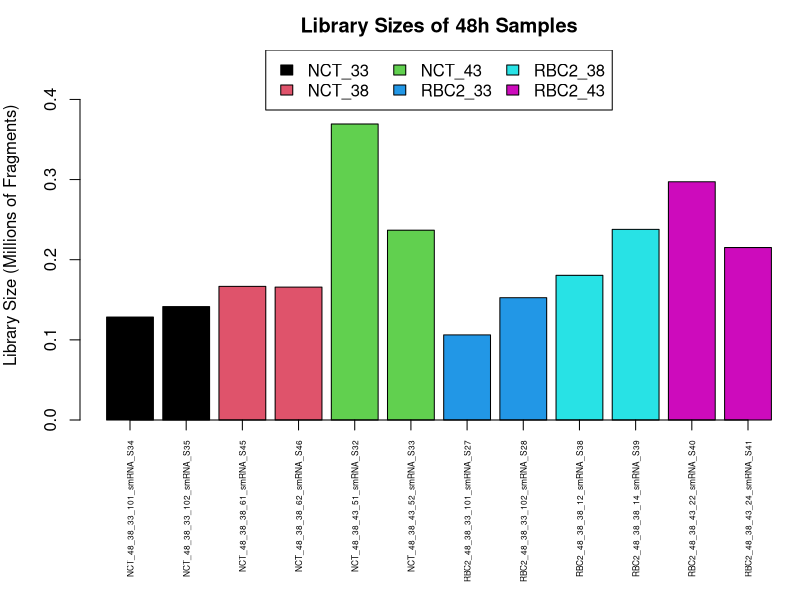
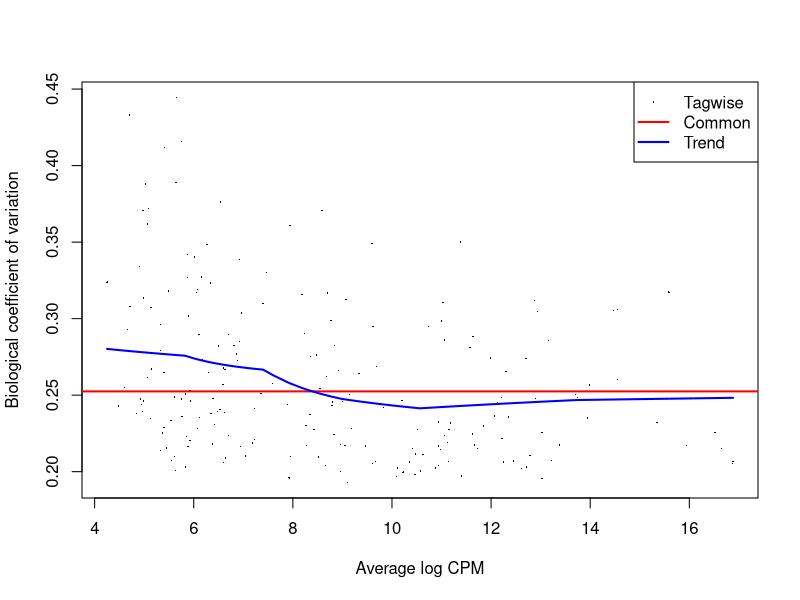
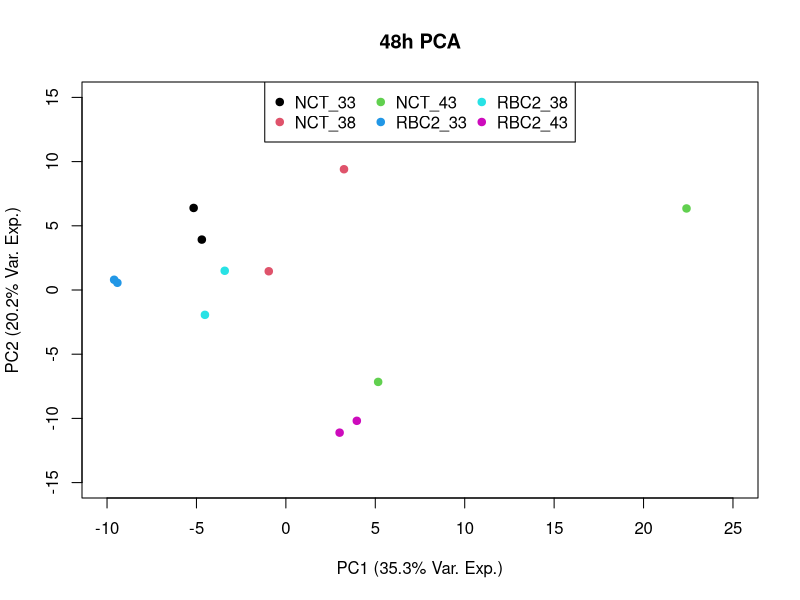
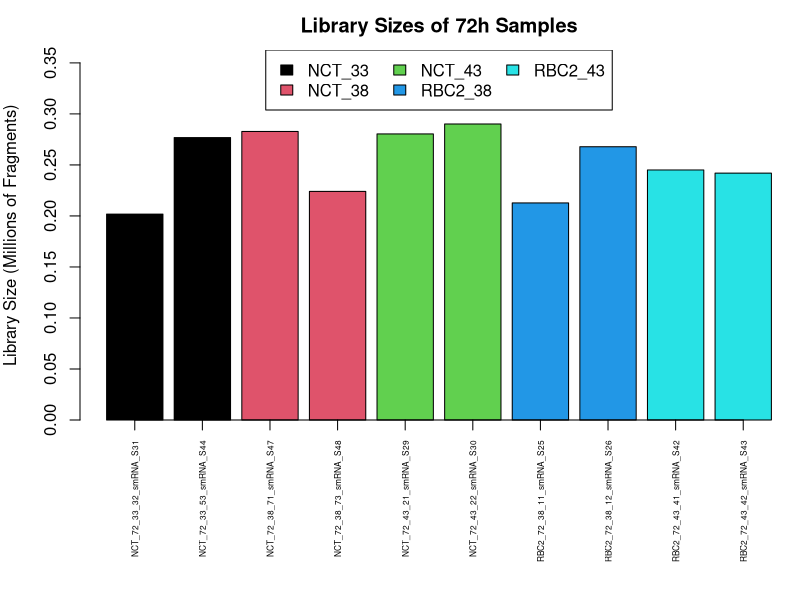
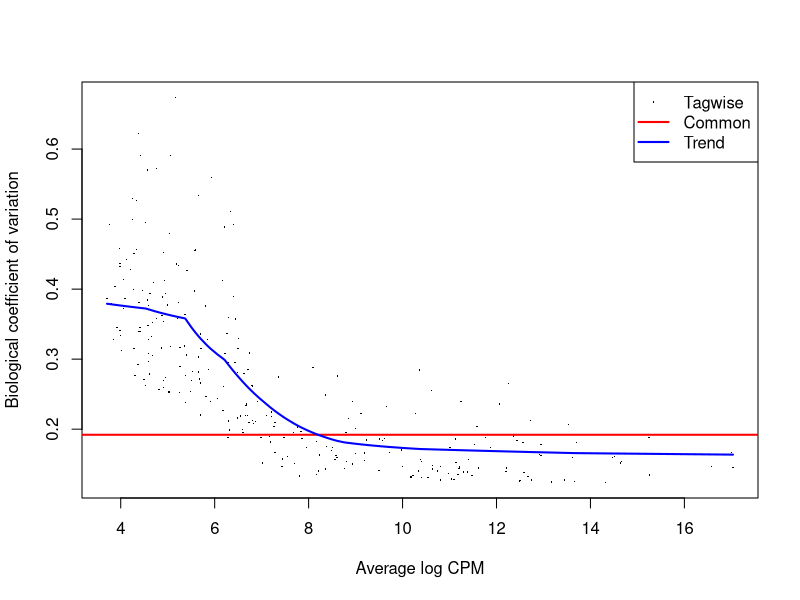
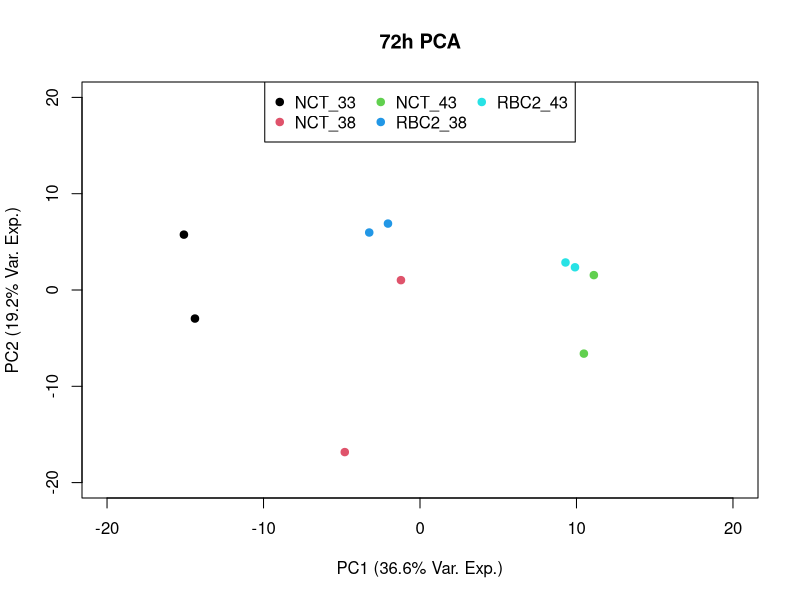

Source code (R) for these figures, in order: (Note: this script raises an error after producing the figures.)
# Perform a differential gene expression analysis of miRNAs with edgeR.

setwd("~/Dropbox/GitHub/RIS/ReedKM_Turkey_miRNA")

library("edgeR")
library("pheatmap")

# Read in the counts matrix
counts <- read.table("Results/miRNA_Expression/vs_NewGenome/miRNA_Expression.bt.NewGenome.txt", header=TRUE, sep="\t")
# Read in the experimental metadata
exp_meta <- read.csv("Resources/Experiment_Metadata.csv", header=TRUE)

# Save the miR names
mir_names <- as.character(counts$Geneid)

# Remove the two samples that are not meant for miRNA analysis
excl_samp <- c("NCT_48_38_38_R_smRNA_S37", "NCT_72_38_R_smRNA_S36")
counts <- counts[,!colnames(counts) %in% excl_samp]
# Remove the first six columns from the subread.txt file
counts <- counts[,-c(1:6)]
# Remove the two samples from the metadata csv too
exp_meta <- exp_meta[!exp_meta$Sample %in% excl_samp,]

# Separate the data into 48 and 72 - these are separate experiments
counts_48 <- counts[,grepl("_48_", colnames(counts))]
counts_72 <- counts[,grepl("_72_", colnames(counts))]
exp_meta_48 <- exp_meta[grepl("_48_", exp_meta$Sample),]
exp_meta_72 <- exp_meta[grepl("_72_", exp_meta$Sample),]

# Make the group assignments based on genotype and incubation temp
exp_meta_48$Group <- as.factor(paste(exp_meta_48$Genotype, exp_meta_48$Incubation.Temp, sep="_"))
exp_meta_72$Group <- as.factor(paste(exp_meta_72$Genotype, exp_meta_72$Incubation.Temp, sep="_"))

# Summarize the 48h samples
dge_dat_48 <- DGEList(
    counts=counts_48,
    genes=mir_names,
    group=exp_meta_48$Group)
# # Calculate the normalization factors
dge_dat_48 <- calcNormFactors(dge_dat_48)
# Let's make our first diagnostic plot - the total library size in fragments.
lib_sizes_M <- as.numeric(dge_dat_48$samples$lib.size) / 1000000
pdf(file="Results/miRNA_Expression/vs_NewGenome/48_Fragment_Counts.pdf", height=6, width=6)
par(mar=c(9, 4, 2.5, 0.1))
at <- barplot(
    lib_sizes_M,
    ylim=c(0, max(lib_sizes_M)*1.25),
    col=as.numeric(dge_dat_48$samples$group),
    xlab="",
    ylab="Library Size (Millions of Fragments)",
    main="Library Sizes of 48h Samples",
    axes=FALSE)
axis(side=2)
axis(side=1, at=at, labels=as.character(rownames(dge_dat_48$samples)), las=2, cex.axis=0.5)
legend("top",
    legend=unique(dge_dat_48$samples$group),
    fill=seq_along(unique(dge_dat_48$samples$group)),
    ncol=length(unique(dge_dat_48$samples$group))/2)
dev.off()
# Do the counts-based filtering. We are being permissive here.
min_cts <- 3
smallest_grp <- min(table(exp_meta_48$Group))
min_cpm <- log2((1 + min_cts) / min(dge_dat_48$samples$lib.size) * 1e6)
# Then if a gene has at least N samples with CPM greater than or equal to this
# CPM value, we keep it. N is the size of the smallest group.
cpms <- cpm(dge_dat_48, log=TRUE, prior.count=1)
keep <- apply(cpms, 1, function(x) {
    cvals <- as.numeric(x)
    pass_flt <- sum(cvals >= min_cpm)
    if(pass_flt >= smallest_grp) {
        return(TRUE)
    } else {
        return(FALSE)
    }
})
# Drop the genes that failed the filtering, and recalculate the library sizes
dge_dat_48 <- dge_dat_48[keep, ,keep.lib.sizes=FALSE]
dim(dge_dat_48)
print(min_cpm)

# Make a model matrix based on the group assignments and estimate the
# dispersions
modmat <- model.matrix(~0 + Group, data=exp_meta_48)
dge_dat_48 <- estimateDisp(dge_dat_48, design=modmat)

# Plot the biological coefficient of variation (BCV)
pdf(file="Results/miRNA_Expression/vs_NewGenome/48_BCV.pdf", height=6, width=6)
plotBCV(dge_dat_48)
dev.off()

# Plot a PCA of the samples based on the normalized CPMs for each miRNA
pdf(file="Results/miRNA_Expression/vs_NewGenome/48_PCA.pdf", height=6, width=6)
norm_cpm <- cpm(dge_dat_48, log=TRUE, prior.count=1, normalized=TRUE)
pc_dat <- prcomp(t(norm_cpm), scale=TRUE)
summary(pc_dat)
pc_1 <- pc_dat$x[,"PC1"]
pc_2 <- pc_dat$x[, "PC2"]
plot(
    pc_2 ~ pc_1,
    xlim=c(-10, 25),
    ylim=c(-15, 15),
    xlab="PC1 (35.3% Var. Exp.)",
    ylab="PC2 (20.2% Var. Exp.)",
    main="48h PCA",
    pch=19,
    col=as.numeric(dge_dat_48$samples$group))
grps <- as.character(unique(dge_dat_48$samples$group))
legend("top", grps, pch=19, col=seq_along(grps), ncol=3)
dev.off()

# Do the same for the 72h samples now
dge_dat_72 <- DGEList(
    counts=counts_72,
    genes=mir_names,
    group=exp_meta_72$Group)
# # Calculate the normalization factors
dge_dat_72 <- calcNormFactors(dge_dat_72)
# Let's make our first diagnostic plot - the total library size in fragments.
lib_sizes_M <- as.numeric(dge_dat_72$samples$lib.size) / 1000000
pdf(file="Results/miRNA_Expression/vs_NewGenome/72_Fragment_Counts.pdf", height=6, width=6)
par(mar=c(9, 4, 2.5, 0.1))
at <- barplot(
    lib_sizes_M,
    ylim=c(0, max(lib_sizes_M)*1.25),
    col=as.numeric(dge_dat_72$samples$group),
    xlab="",
    ylab="Library Size (Millions of Fragments)",
    main="Library Sizes of 72h Samples",
    axes=FALSE)
axis(side=2)
axis(side=1, at=at, labels=as.character(rownames(dge_dat_72$samples)), las=2, cex.axis=0.5)
legend("top",
    legend=unique(dge_dat_72$samples$group),
    fill=seq_along(unique(dge_dat_72$samples$group)),
    ncol=3)
dev.off()
# Do the counts-based filtering. We are being permissive here.
min_cts <- 3
smallest_grp <- min(table(exp_meta_72$Group))
min_cpm <- log2((1 + min_cts) / min(dge_dat_72$samples$lib.size) * 1e6)
# Then if a gene has at least N samples with CPM greater than or equal to this
# CPM value, we keep it. N is the size of the smallest group.
cpms <- cpm(dge_dat_72, log=TRUE, prior.count=1)
keep <- apply(cpms, 1, function(x) {
    cvals <- as.numeric(x)
    pass_flt <- sum(cvals >= min_cpm)
    if(pass_flt >= smallest_grp) {
        return(TRUE)
    } else {
        return(FALSE)
    }
})
# Drop the genes that failed the filtering, and recalculate the library sizes
dge_dat_72 <- dge_dat_72[keep, ,keep.lib.sizes=FALSE]
dim(dge_dat_72)
print(min_cpm)

# Make a model matrix based on the group assignments and estimate the
# dispersions
modmat <- model.matrix(~0 + Group, data=exp_meta_72)
dge_dat_72 <- estimateDisp(dge_dat_72, design=modmat)

# Plot the biological coefficient of variation (BCV)
pdf(file="Results/miRNA_Expression/vs_NewGenome/72_BCV.pdf", height=6, width=6)
plotBCV(dge_dat_72)
dev.off()

# Plot a PCA of the samples based on the normalized CPMs for each miRNA
pdf(file="Results/miRNA_Expression/vs_NewGenome/72_PCA.pdf", height=6, width=6)
norm_cpm <- cpm(dge_dat_72, log=TRUE, prior.count=1, normalized=TRUE)
pc_dat <- prcomp(t(norm_cpm), scale=TRUE)
summary(pc_dat)
pc_1 <- pc_dat$x[,"PC1"]
pc_2 <- pc_dat$x[, "PC2"]
plot(
    pc_2 ~ pc_1,
    xlim=c(-20, 20),
    ylim=c(-20, 20),
    xlab="PC1 (36.6% Var. Exp.)",
    ylab="PC2 (19.2% Var. Exp.)",
    main="72h PCA",
    pch=19,
    col=as.numeric(dge_dat_72$samples$group))
grps <- as.character(unique(dge_dat_72$samples$group))
legend("top", grps, pch=19, col=seq_along(grps), ncol=3)
dev.off()

# OK, now let's start the miRNA DE analysis!
# Start with the 72h samples because these look pretty uniform and nice. We
# will do the simplistic appraoch of running pairwise comparisions for now
comp_1_meta <- exp_meta_72[exp_meta_72$Group %in% c("NCT_33", "NCT_38"),]
comp_1_meta$Group <- factor(comp_1_meta$Group, levels=c("NCT_33", "NCT_38"))
comp_1_dat <- dge_dat_72[,comp_1_meta$Sample]
comp_1_modmat <- model.matrix(~Group, data=comp_1_meta)
comp_1_fit <- glmQLFit(comp_1_dat, design=comp_1_modmat)
comp_1_dge <- glmQLFTest(comp_1_fit, coef=2)
comp_1_table <- topTags(comp_1_dge, n=nrow(comp_1_dge$genes))
write.csv(comp_1_table, file="Results/miRNA_Expression/vs_NewGenome/DEmiRs/72h_NCT38-vs-NCT33.csv", row.names=F, quote=F)

comp_2_meta <- exp_meta_72[exp_meta_72$Group %in% c("NCT_38", "NCT_43"),]
comp_2_meta$Group <- factor(comp_2_meta$Group, levels=c("NCT_38", "NCT_43"))
comp_2_dat <- dge_dat_72[,comp_2_meta$Sample]
comp_2_modmat <- model.matrix(~Group, data=comp_2_meta)
comp_2_fit <- glmQLFit(comp_2_dat, design=comp_2_modmat)
comp_2_dge <- glmQLFTest(comp_2_fit, coef=2)
comp_2_table <- topTags(comp_2_dge, n=nrow(comp_2_dge$genes))
write.csv(comp_2_table, file="Results/miRNA_Expression/vs_NewGenome/DEmiRs/72h_NCT43-vs-NCT38.csv", row.names=F, quote=F)

comp_3_meta <- exp_meta_72[exp_meta_72$Group %in% c("NCT_33", "NCT_43"),]
comp_3_meta$Group <- factor(comp_3_meta$Group, levels=c("NCT_33", "NCT_43"))
comp_3_dat <- dge_dat_72[,comp_3_meta$Sample]
comp_3_modmat <- model.matrix(~Group, data=comp_3_meta)
comp_3_fit <- glmQLFit(comp_3_dat, design=comp_3_modmat)
comp_3_dge <- glmQLFTest(comp_3_fit, coef=2)
comp_3_table <- topTags(comp_3_dge, n=nrow(comp_3_dge$genes))
write.csv(comp_3_table, file="Results/miRNA_Expression/vs_NewGenome/DEmiRs/72h_NCT43-vs-NCT33.csv", row.names=F, quote=F)

# OK, let's do the cross-genotype comparisons
comp_4_meta <- exp_meta_72[exp_meta_72$Group %in% c("NCT_38", "RBC2_38"),]
comp_4_meta$Group <- factor(comp_4_meta$Group, levels=c("NCT_38", "RBC2_38"))
comp_4_dat <- dge_dat_72[,comp_4_meta$Sample]
comp_4_modmat <- model.matrix(~Group, data=comp_4_meta)
comp_4_fit <- glmQLFit(comp_4_dat, design=comp_4_modmat)
comp_4_dge <- glmQLFTest(comp_4_fit, coef=2)
comp_4_table <- topTags(comp_4_dge, n=nrow(comp_4_dge$genes))
write.csv(comp_4_table, file="Results/miRNA_Expression/vs_NewGenome/DEmiRs/72h_RBC238-vs-NCT38.csv", row.names=F, quote=F)

comp_5_meta <- exp_meta_72[exp_meta_72$Group %in% c("NCT_43", "RBC2_43"),]
comp_5_meta$Group <- factor(comp_5_meta$Group, levels=c("NCT_43", "RBC2_43"))
comp_5_dat <- dge_dat_72[,comp_5_meta$Sample]
comp_5_modmat <- model.matrix(~Group, data=comp_5_meta)
comp_5_fit <- glmQLFit(comp_5_dat, design=comp_5_modmat)
comp_5_dge <- glmQLFTest(comp_5_fit, coef=2)
comp_5_table <- topTags(comp_5_dge, n=nrow(comp_5_dge$genes))
write.csv(comp_5_table, file="Results/miRNA_Expression/vs_NewGenome/DEmiRs/72h_RBC243-vs-NCT43.csv", row.names=F, quote=F)

# And now we will do a similar set of comparisons for the 48h samples.
comp_6_meta <- exp_meta_48[exp_meta_48$Group %in% c("NCT_33", "NCT_38"),]
comp_6_meta$Group <- factor(comp_6_meta$Group, levels=c("NCT_33", "NCT_38"))
comp_6_dat <- dge_dat_48[,comp_6_meta$Sample]
comp_6_modmat <- model.matrix(~Group, data=comp_6_meta)
comp_6_fit <- glmQLFit(comp_6_dat, design=comp_6_modmat)
comp_6_dge <- glmQLFTest(comp_6_fit, coef=2)
comp_6_table <- topTags(comp_6_dge, n=nrow(comp_6_dge$genes))
write.csv(comp_6_table, file="Results/miRNA_Expression/vs_NewGenome/DEmiRs/48h_NCT38-vs-NCT33.csv", row.names=F, quote=F)

comp_7_meta <- exp_meta_48[exp_meta_48$Group %in% c("NCT_38", "NCT_43"),]
comp_7_meta$Group <- factor(comp_7_meta$Group, levels=c("NCT_38", "NCT_43"))
comp_7_dat <- dge_dat_48[,comp_7_meta$Sample]
comp_7_modmat <- model.matrix(~Group, data=comp_7_meta)
comp_7_fit <- glmQLFit(comp_7_dat, design=comp_7_modmat)
comp_7_dge <- glmQLFTest(comp_7_fit, coef=2)
comp_7_table <- topTags(comp_7_dge, n=nrow(comp_7_dge$genes))
write.csv(comp_7_table, file="Results/miRNA_Expression/vs_NewGenome/DEmiRs/48h_NCT43-vs-NCT38.csv", row.names=F, quote=F)

comp_8_meta <- exp_meta_48[exp_meta_48$Group %in% c("NCT_33", "NCT_43"),]
comp_8_meta$Group <- factor(comp_8_meta$Group, levels=c("NCT_33", "NCT_43"))
comp_8_dat <- dge_dat_48[,comp_8_meta$Sample]
comp_8_modmat <- model.matrix(~Group, data=comp_8_meta)
comp_8_fit <- glmQLFit(comp_8_dat, design=comp_8_modmat)
comp_8_dge <- glmQLFTest(comp_8_fit, coef=2)
comp_8_table <- topTags(comp_8_dge, n=nrow(comp_8_dge$genes))
write.csv(comp_8_table, file="Results/miRNA_Expression/vs_NewGenome/DEmiRs/48h_NCT43-vs-NCT33.csv", row.names=F, quote=F)

# And the cross-genotype comparisons
comp_9_meta <- exp_meta_48[exp_meta_48$Group %in% c("NCT_33", "RBC2_33"),]
comp_9_meta$Group <- factor(comp_9_meta$Group, levels=c("NCT_33", "RBC2_33"))
comp_9_dat <- dge_dat_48[,comp_9_meta$Sample]
comp_9_modmat <- model.matrix(~Group, data=comp_9_meta)
comp_9_fit <- glmQLFit(comp_9_dat, design=comp_9_modmat)
comp_9_dge <- glmQLFTest(comp_9_fit, coef=2)
comp_9_table <- topTags(comp_9_dge, n=nrow(comp_9_dge$genes))
write.csv(comp_9_table, file="Results/miRNA_Expression/vs_NewGenome/DEmiRs/48h_RBC233-vs-NCT33.csv", row.names=F, quote=F)

comp_10_meta <- exp_meta_48[exp_meta_48$Group %in% c("NCT_38", "RBC2_38"),]
comp_10_meta$Group <- factor(comp_10_meta$Group, levels=c("NCT_38", "RBC2_38"))
comp_10_dat <- dge_dat_48[,comp_10_meta$Sample]
comp_10_modmat <- model.matrix(~Group, data=comp_10_meta)
comp_10_fit <- glmQLFit(comp_10_dat, design=comp_10_modmat)
comp_10_dge <- glmQLFTest(comp_10_fit, coef=2)
comp_10_table <- topTags(comp_10_dge, n=nrow(comp_10_dge$genes))
write.csv(comp_10_table, file="Results/miRNA_Expression/vs_NewGenome/DEmiRs/48h_RBC238-vs-NCT38.csv", row.names=F, quote=F)

comp_11_meta <- exp_meta_48[exp_meta_48$Group %in% c("NCT_43", "RBC2_43"),]
comp_11_meta$Group <- factor(comp_11_meta$Group, levels=c("NCT_43", "RBC2_43"))
comp_11_dat <- dge_dat_48[,comp_11_meta$Sample]
comp_11_modmat <- model.matrix(~Group, data=comp_11_meta)
comp_11_fit <- glmQLFit(comp_11_dat, design=comp_11_modmat)
comp_11_dge <- glmQLFTest(comp_11_fit, coef=2)
comp_11_table <- topTags(comp_11_dge, n=nrow(comp_11_dge$genes))
write.csv(comp_11_table, file="Results/miRNA_Expression/vs_NewGenome/DEmiRs/48h_RBC243-vs-NCT43.csv", row.names=F, quote=F)

# Woof! OK, let's do a little more complicated analysis where we analyze the
# 72h and 48h samples as bigger experiments with incubation temp effects and
# genotype effects.
modmat_72 <- model.matrix(~0 + as.factor(Incubation.Temp) + Genotype, data=exp_meta_72)
colnames(modmat_72) <- c("Temp33", "Temp38", "Temp43", "GenotypeRBC2")
dge_dat_72 <- estimateDisp(dge_dat_72, design=modmat_72)
dge_72_fit <- glmQLFit(dge_dat_72, design=modmat_72)
contrasts_72 <- makeContrasts(
    Temp38_vs_Temp33=Temp38-Temp33,
    Temp43_vs_Temp38=Temp43-Temp38,
    Temp43_vs_Temp33=Temp43-Temp33,
    levels=modmat_72)
dge_72_38vs33 <- glmQLFTest(dge_72_fit, contrast=contrasts_72[,"Temp38_vs_Temp33"])
dge_72_38vs33_table <- topTags(dge_72_38vs33, n=nrow(dge_dat_72$genes))$table
dge_72_43vs38 <- glmQLFTest(dge_72_fit, contrast=contrasts_72[,"Temp43_vs_Temp38"])
dge_72_43vs38_table <- topTags(dge_72_43vs38, n=nrow(dge_dat_72$genes))$table
dge_72_43vs33 <- glmQLFTest(dge_72_fit, contrast=contrasts_72[,"Temp43_vs_Temp33"])
dge_72_43vs33_table <- topTags(dge_72_43vs33, n=nrow(dge_dat_72$genes))$table
# Let's merge these three together
colnames(dge_72_38vs33_table) <- c("miRNA.ID", "logFC.38vs33", "logCPM", "F.38vs33", "PValue.38vs33", "FDR.38vs33")
colnames(dge_72_43vs38_table) <- c("miRNA.ID", "logFC.43vs38", "logCPM", "F.43vs38", "PValue.43vs38", "FDR.43vs38")
colnames(dge_72_43vs33_table) <- c("miRNA.ID", "logFC.43vs33", "logCPM", "F.43vs33", "PValue.43vs33", "FDR.43vs33")
dge_72_tab_A <- merge(dge_72_38vs33_table, dge_72_43vs38_table, by=c("miRNA.ID", "logCPM"), all=TRUE)
dge_72_tab_B <- merge(dge_72_tab_A, dge_72_43vs33_table, by=c("miRNA.ID", "logCPM"), all=TRUE)
write.csv(dge_72_tab_B, file="Results/miRNA_Expression/vs_NewGenome/DEmiRs/72h_DE_miRs.csv", row.names=F, quote=F)


modmat_48 <- model.matrix(~0 + as.factor(Incubation.Temp) + Genotype, data=exp_meta_48)
colnames(modmat_48) <- c("Temp33", "Temp38", "Temp43", "GenotypeRBC2")
dge_dat_48 <- estimateDisp(dge_dat_48, design=modmat_48)
dge_48_fit <- glmQLFit(dge_dat_48, design=modmat_48)
contrasts_48 <- makeContrasts(
    Temp38_vs_Temp33=Temp38-Temp33,
    Temp43_vs_Temp38=Temp43-Temp38,
    Temp43_vs_Temp33=Temp43-Temp33,
    levels=modmat_48)
dge_48_38vs33 <- glmQLFTest(dge_48_fit, contrast=contrasts_48[,"Temp38_vs_Temp33"])
dge_48_38vs33_table <- topTags(dge_48_38vs33, n=nrow(dge_dat_48$genes))$table
dge_48_43vs38 <- glmQLFTest(dge_48_fit, contrast=contrasts_48[,"Temp43_vs_Temp38"])
dge_48_43vs38_table <- topTags(dge_48_43vs38, n=nrow(dge_dat_48$genes))$table
dge_48_43vs33 <- glmQLFTest(dge_48_fit, contrast=contrasts_48[,"Temp43_vs_Temp33"])
dge_48_43vs33_table <- topTags(dge_48_43vs33, n=nrow(dge_dat_48$genes))$table
# Let's merge these three together
colnames(dge_48_38vs33_table) <- c("miRNA.ID", "logFC.38vs33", "logCPM", "F.38vs33", "PValue.38vs33", "FDR.38vs33")
colnames(dge_48_43vs38_table) <- c("miRNA.ID", "logFC.43vs38", "logCPM", "F.43vs38", "PValue.43vs38", "FDR.43vs38")
colnames(dge_48_43vs33_table) <- c("miRNA.ID", "logFC.43vs33", "logCPM", "F.43vs33", "PValue.43vs33", "FDR.43vs33")
dge_48_tab_A <- merge(dge_48_38vs33_table, dge_48_43vs38_table, by=c("miRNA.ID", "logCPM"), all=TRUE)
dge_48_tab_B <- merge(dge_48_tab_A, dge_48_43vs33_table, by=c("miRNA.ID", "logCPM"), all=TRUE)
write.csv(dge_48_tab_B, file="Results/miRNA_Expression/vs_NewGenome/DEmiRs/48h_DE_miRs.csv", row.names=F, quote=F)

# Save the edgeR objects for the 72h and 48h experiments; we will use these for
# a variance partitioning analysis.
saveRDS(dge_dat_72, file="Results/miRNA_Expression/vs_NewGenome/72h_edgeR_Dat.rds")
saveRDS(dge_dat_48, file="Results/miRNA_Expression/vs_NewGenome/48h_edgeR_Dat.rds")

# Finally, let's just write the normalized CPMs for each of the experiments
# to do other analyses with them.
cpm_72 <- cpm(dge_dat_72, normalized=TRUE, log=TRUE, prior.count=1)
rownames(cpm_72) <- dge_dat_72$genes[,1]
write.csv(cpm_72, file="Results/miRNA_Expression/vs_NewGenome/CPMs/72h_NormCPM.csv", row.names=TRUE, quote=FALSE)
cpm_48 <- cpm(dge_dat_48, normalized=TRUE, log=TRUE, prior.count=1)
rownames(cpm_48) <- dge_dat_48$genes[,1]
write.csv(cpm_48, file="Results/miRNA_Expression/vs_NewGenome/CPMs/48h_NormCPM.csv", row.names=TRUE, quote=FALSE)
